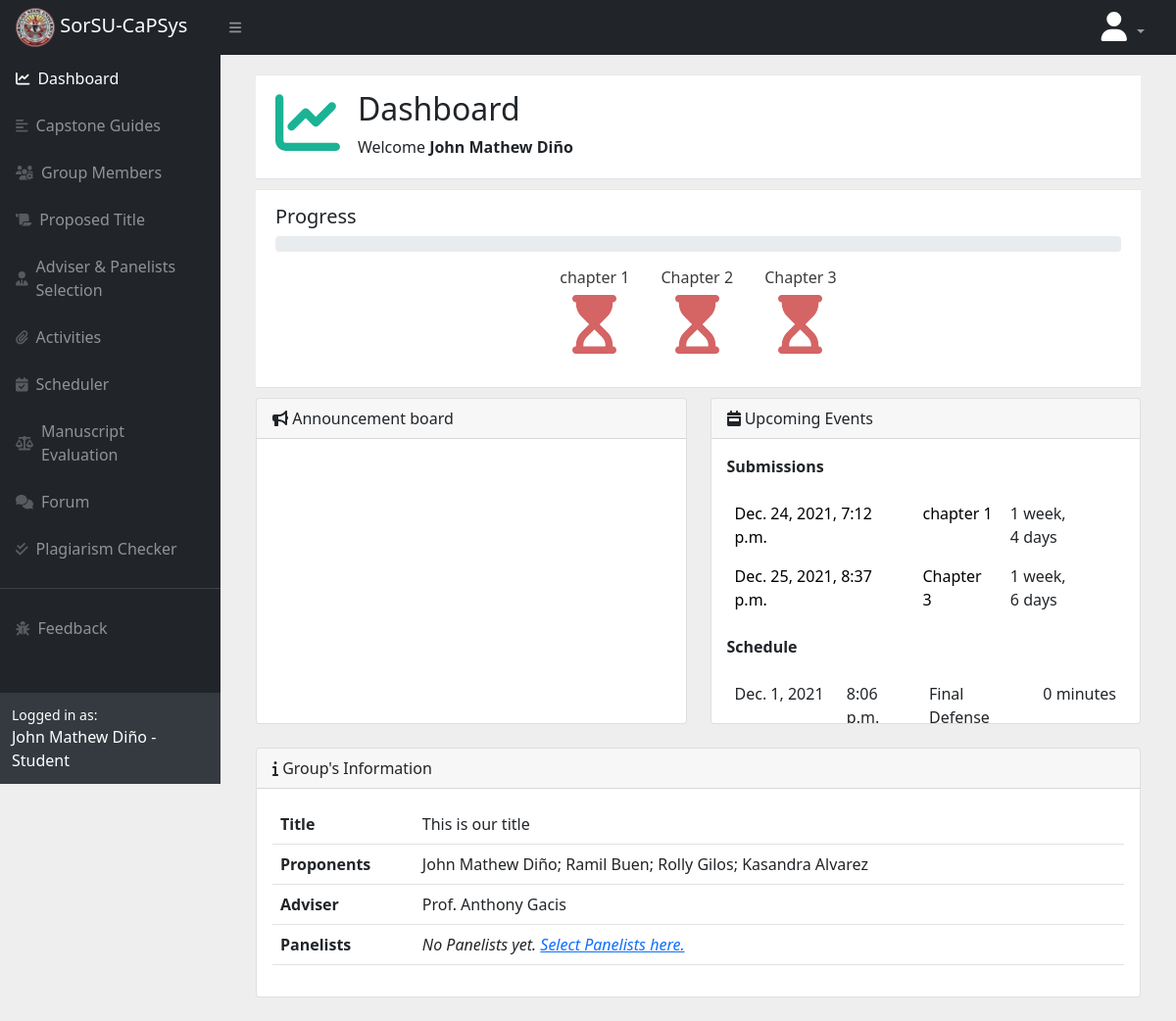
The page /student/dashboard/ (signed in) on the database as committed earlier.
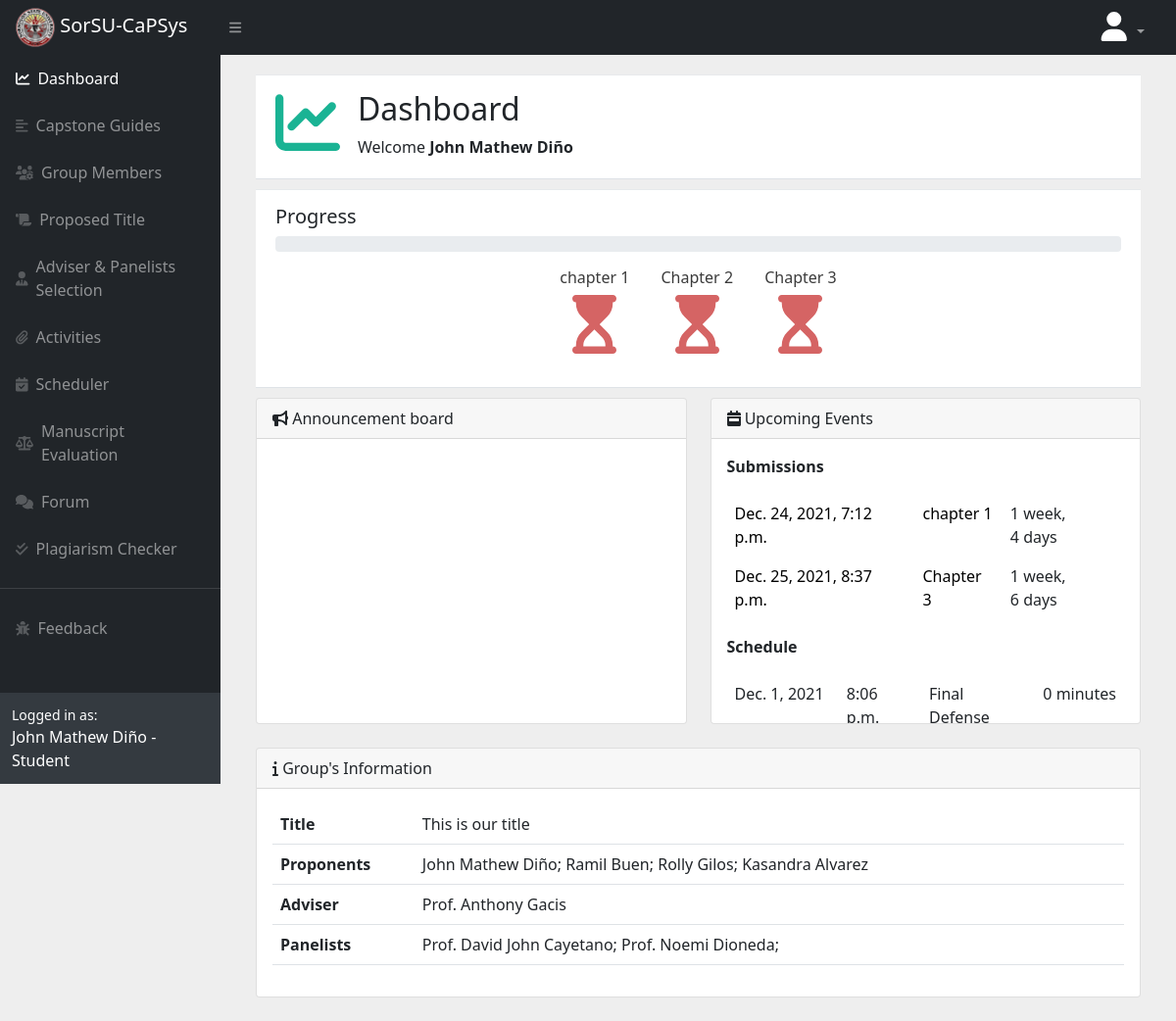
The same page on the database as committed later.
### register/models.py (models this page shows, shortened)
class UserProfile(models.Model):
    user = models.OneToOneField(User,null=True, on_delete=models.CASCADE)
    roles = (
        ('1','Dean'),
        ('2', 'Capstone Professor'),
        ('3', 'Faculty'),
        ('4', 'Student'),
    )
    role = models.CharField(max_length=100, choices=roles, default="3")
    image = models.ImageField(upload_to="profiles/",default="profiles/user.png")
    group_name = models.CharField(default="None", null=True, max_length=250)
    group_id = models.CharField(max_length=100, null=True, blank= True, default ="")
    mem1 = models.ForeignKey(User, on_delete=models.SET_NULL, related_name="userprofile_mem1", null=True, blank=True)
    mem2 = models.ForeignKey(User, on_delete=models.SET_NULL, related_name="userprofile_mem2", null=True, blank=True)
    mem3 = models.ForeignKey(User, on_delete=models.SET_NULL, related_name="userprofile_mem3", null=True, blank=True    )
    mem4 = models.ForeignKey(User, on_delete=models.SET_NULL, related_name="userprofile_mem4", null=True, blank=True)
    mem1_fn = models.CharField(max_length=1000, null=True, blank=True, default="")
    mem1_ln = models.CharField(max_length=1000, null=True, blank=True, default="")
    mem1_email = models.CharField(max_length=1000, null=True,  blank=True, default="")
    mem2_fn = models.CharField(max_length=1000, null=True,  blank=True, default="")
    mem2_ln = models.CharField(max_length=1000, null=True,  blank=True, default="")
    mem2_email = models.CharField(max_length=1000, null=True, blank=True, default="")
    mem3_fn = models.CharField(max_length=1000, null=True,  blank=True, default="")
    mem3_ln = models.CharField(max_length=1000, null=True,  blank=True, default="")
    mem3_email = models.CharField(max_length=1000, null=True, blank=True, default="")
    mem4_fn = models.CharField(max_length=1000, null=True,  blank=True, default="")
    mem4_ln = models.CharField(max_length=1000, null=True,  blank=True, default="")
    mem4_email = models.CharField(max_length=1000, null=True,  blank=True, default="")
    group_adviser = models.ForeignKey(User, on_delete=models.SET_NULL, null=True, blank=True,default="", related_name="adviser")
    group_title = models.CharField(blank=True, default="", max_length=250, null=True)
    group_panel_1 = models.ForeignKey(User, on_delete=models.SET_NULL,null=True,  blank=True, default="", related_name="panel1")
    group_panel_2 =  models.ForeignKey(User, on_delete=models.SET_NULL, null=True,blank=True, default="", related_name="panel2")
    group_panel_3 =  models.ForeignKey(User, on_delete=models.SET_NULL, null=True,blank=True, default="", related_name="panel3")

### main/StudentViews.py (the view)
# urls.py: 2. Add a URL to urlpatterns:  path('', views.home, name='home')
@login_required
def home(response):
    if response.user.userprofile.role == "4":
        now = timezone.now()
        date = datetime.now()
        upcoming_submission = SubmissionTitle.objects.all().order_by("duedate")
        upcoming_schedule = Scheduler.objects.all().order_by("-date")
        userrole = response.user.userprofile.role
        name = response.user.get_full_name()
        announcements = Announcement.objects.all().order_by("-timestamp")
        subtitle = SubmissionTitle.objects.all()
        submissions = StudentSubmit.objects.filter(user=response.user)
        subjson = []
        try:
            progress = int((submissions.count() / subtitle.count())*100)
        except:
            progress = 0
        progressjsonlist = []
        for title in subtitle:
            tempdict = {}
            tempdict["title"] = title.title
            for submission in submissions:
                if title == submission.submission_title:
                    tempdict["status"] = "submitted"
            progressjsonlist.append(tempdict)
        progressjsondumps = json.dumps(progressjsonlist)
        progressjson = json.loads(progressjsondumps)
        details = UserProfile.objects.filter(user = response.user)
        resuser = response.user
        unseen = 0
        return render(response, 'main/student/home.html',{
            "userrole":userrole,
            "name": name,
            "announcements":announcements,
            "progressjson":progressjson,
            "progress":progress,
            "details":details,
            "unseen": unseen,
            "resuser": resuser,
            'upcoming_submission':upcoming_submission,
            'now':now,
            'upcoming_schedule':upcoming_schedule,
        })
    else:
        return redirect("page404")

### evaluation/models.py (called while the page is built)
    def __str__(self):
        return self.scheduler_event

### main/templates/main/student/home.html (shortened to what the changed rows need)
{% extends 'main/base.html' %}
{% load static %}
{% block style %}
<link rel="stylesheet" href="{% static 'main/css/dashboard.css' %}">
{% endblock %}
{% block content %}
<div class="container">
    <div class="row">
        <div class="col-lg-12">
            <div class="wrapper wrapper-content animated fadeInRight">
                <div class="ibox-content m-b-sm border-bottom">
                    <div class="row">
                        <div class="col-10">
                            <h2>Dashboard</h2>
                        </div>
                    </div>
                </div>
            </div>
        </div>
    </div>
</div>
<div class="container">
    <div class="card mb-4">
        <div class="card-body">
            <table class="table">
                <tbody>
                    {% for detail in details %}
                    <tr>
                        <th class="col-2">Title</th>
                        {% if detail.group_title %}
                        <td>{{ detail.group_title }}</td>
                        {% else %}
                        <td><i>No title yet. <a href="{% url 'Student_Title' %}">Propose a title here.</a></i>
                        </td>
                        {% endif %}
                    </tr>
                    <tr>
                        <th class="col-2">Proponents</th>
                        {% if detail.mem1 %}
                        <td>{{ detail.mem1.get_full_name }}; {{ detail.mem2.get_full_name }};
                            {{ detail.mem3.get_full_name }}; {{ detail.mem4.get_full_name }} </td>
                        {% else %}
                        <td><i>No proponents info yet. <a href="{% url 'Group' %}">Insert group info
                                    here.</a></i></td>
                        {% endif %}
                    </tr>
                    <tr>
                        <th class="col-2">Adviser</th>
                        {% if detail.group_adviser %}
                        <td>Prof. {{ detail.group_adviser.get_full_name }}</td>
                        {% else %}
                        <td><i>No Adviser yet. <a href="{% url 'StudentAdviserAndPanelistView' %}">Select
                                    Adviser here.</a></i></td>
                        {% endif %}
                    </tr>
                    <tr>
                        <th class="col-2">Panelists</th>
                        {% if detail.group_panel_1 %}
                        <td>Prof. {{ detail.group_panel_1.get_full_name }};
                            {% if detail.group_panel_2 %}
                            Prof. {{ detail.group_panel_2.get_full_name }};
                            {% endif %}
                        {% else %}
                        <td><i>No Panelists yet. <a href="{% url 'StudentAdviserAndPanelistView' %}">Select
                                    Panelists here.</a></i></td>
                        {% endif %}
                    </tr>
                    {% endfor %}
                </tbody>
            </table>
        </div>
    </div>
</div>
{% endblock %}

Rows that differ between the two databases and show on the page:
changed UserProfile "This is our title": group_panel_1.get_full_name (not shown) → "David John Cayetano"; group_panel_2.get_full_name (not shown) → "Noemi Dioneda"; group_panel_1_id "No Panelists yet. Select Panelists here." → "Prof. ; Prof. ;"
